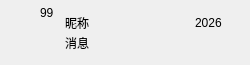
<?xml version="1.0" encoding="UTF-8"?>
<ui version="4.0">
 <class>ChatListItem</class>
 <widget class="QWidget" name="ChatListItem">
  <property name="geometry">
   <rect>
    <x>0</x>
    <y>0</y>
    <width>250</width>
    <height>65</height>
   </rect>
  </property>
  <property name="windowTitle">
   <string>Form</string>
  </property>
  <layout class="QHBoxLayout" name="horizontalLayout">
   <property name="spacing">
    <number>0</number>
   </property>
   <property name="leftMargin">
    <number>0</number>
   </property>
   <property name="topMargin">
    <number>0</number>
   </property>
   <property name="rightMargin">
    <number>0</number>
   </property>
   <property name="bottomMargin">
    <number>0</number>
   </property>
   <item>
    <widget class="QWidget" name="widget" native="true">
     <widget class="QLabel" name="labHeadIcon">
      <property name="geometry">
       <rect>
        <x>13</x>
        <y>13</y>
        <width>40</width>
        <height>40</height>
       </rect>
      </property>
      <property name="maximumSize">
       <size>
        <width>40</width>
        <height>40</height>
       </size>
      </property>
      <property name="text">
       <string/>
      </property>
      <property name="scaledContents">
       <bool>true</bool>
      </property>
     </widget>
     <widget class="QWidget" name="chatlistitem_widget" native="true">
      <property name="geometry">
       <rect>
        <x>40</x>
        <y>5</y>
        <width>16</width>
        <height>16</height>
       </rect>
      </property>
      <property name="maximumSize">
       <size>
        <width>16</width>
        <height>16</height>
       </size>
      </property>
      <layout class="QHBoxLayout" name="horizontalLayout_2">
       <property name="spacing">
        <number>0</number>
       </property>
       <property name="leftMargin">
        <number>0</number>
       </property>
       <property name="topMargin">
        <number>0</number>
       </property>
       <property name="rightMargin">
        <number>0</number>
       </property>
       <property name="bottomMargin">
        <number>0</number>
       </property>
       <item>
        <widget class="QLabel" name="labMsgCount">
         <property name="text">
          <string>99</string>
         </property>
         <property name="wordWrap">
          <bool>true</bool>
         </property>
         <property name="indent">
          <number>0</number>
         </property>
        </widget>
       </item>
      </layout>
     </widget>
     <widget class="QWidget" name="widget_3" native="true">
      <property name="geometry">
       <rect>
        <x>65</x>
        <y>13</y>
        <width>170</width>
        <height>40</height>
       </rect>
      </property>
      <layout class="QGridLayout" name="gridLayout">
       <property name="leftMargin">
        <number>0</number>
       </property>
       <property name="topMargin">
        <number>0</number>
       </property>
       <property name="rightMargin">
        <number>0</number>
       </property>
       <property name="bottomMargin">
        <number>0</number>
       </property>
       <property name="spacing">
        <number>0</number>
       </property>
       <item row="0" column="0">
        <widget class="QWidget" name="widget_4" native="true">
         <layout class="QHBoxLayout" name="horizontalLayout_3">
          <property name="spacing">
           <number>0</number>
          </property>
          <property name="leftMargin">
           <number>0</number>
          </property>
          <property name="topMargin">
           <number>0</number>
          </property>
          <property name="rightMargin">
           <number>0</number>
          </property>
          <property name="bottomMargin">
           <number>0</number>
          </property>
          <item>
           <widget class="QLabel" name="labName">
            <property name="minimumSize">
             <size>
              <width>130</width>
              <height>0</height>
             </size>
            </property>
            <property name="maximumSize">
             <size>
              <width>130</width>
              <height>16777215</height>
             </size>
            </property>
            <property name="text">
             <string>昵称</string>
            </property>
           </widget>
          </item>
          <item>
           <widget class="QLabel" name="labTime">
            <property name="text">
             <string>2026</string>
            </property>
           </widget>
          </item>
         </layout>
        </widget>
       </item>
       <item row="1" column="0">
        <widget class="QWidget" name="widget_5" native="true">
         <layout class="QHBoxLayout" name="horizontalLayout_4">
          <property name="spacing">
           <number>0</number>
          </property>
          <property name="leftMargin">
           <number>0</number>
          </property>
          <property name="topMargin">
           <number>0</number>
          </property>
          <property name="rightMargin">
           <number>0</number>
          </property>
          <property name="bottomMargin">
           <number>0</number>
          </property>
          <item>
           <widget class="QLabel" name="labMsg">
            <property name="minimumSize">
             <size>
              <width>135</width>
              <height>0</height>
             </size>
            </property>
            <property name="maximumSize">
             <size>
              <width>135</width>
              <height>16777215</height>
             </size>
            </property>
            <property name="text">
             <string>消息</string>
            </property>
           </widget>
          </item>
          <item>
           <widget class="QLabel" name="labMute">
            <property name="text">
             <string/>
            </property>
            <property name="pixmap">
             <pixmap resource="../../app/resource.qrc">:/resource/icon/menu/mute.svg</pixmap>
            </property>
            <property name="alignment">
             <set>Qt::AlignmentFlag::AlignRight|Qt::AlignmentFlag::AlignTrailing|Qt::AlignmentFlag::AlignVCenter</set>
            </property>
           </widget>
          </item>
         </layout>
        </widget>
       </item>
      </layout>
     </widget>
    </widget>
   </item>
  </layout>
 </widget>
 <resources>
  <include location="../../app/resource.qrc"/>
 </resources>
 <connections/>
</ui>
